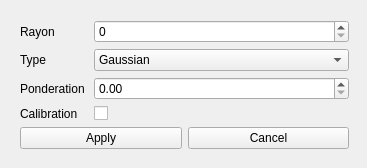
<?xml version="1.0" encoding="UTF-8"?>
<ui version="4.0">
 <class>QDynamicConfigClass</class>
 <widget class="QWidget" name="QDynamicConfigClass">
  <property name="geometry">
   <rect>
    <x>0</x>
    <y>0</y>
    <width>367</width>
    <height>168</height>
   </rect>
  </property>
  <property name="sizePolicy">
   <sizepolicy hsizetype="Fixed" vsizetype="Fixed">
    <horstretch>0</horstretch>
    <verstretch>0</verstretch>
   </sizepolicy>
  </property>
  <property name="windowTitle">
   <string>QDynamicConfig</string>
  </property>
  <widget class="QWidget" name="verticalLayoutWidget">
   <property name="geometry">
    <rect>
     <x>9</x>
     <y>9</y>
     <width>351</width>
     <height>151</height>
    </rect>
   </property>
   <layout class="QVBoxLayout" name="verticalLayout">
    <item>
     <layout class="QFormLayout" name="formLayout">
      <item row="0" column="0">
       <widget class="QLabel" name="rayonLabel">
        <property name="text">
         <string>Rayon</string>
        </property>
       </widget>
      </item>
      <item row="0" column="1">
       <widget class="QSpinBox" name="rayonSpinBox">
        <property name="maximum">
         <number>9999</number>
        </property>
       </widget>
      </item>
      <item row="1" column="0">
       <widget class="QLabel" name="typeLabel">
        <property name="text">
         <string>Type</string>
        </property>
       </widget>
      </item>
      <item row="1" column="1">
       <widget class="QComboBox" name="typeComboBox">
        <item>
         <property name="text">
          <string>Gaussian</string>
         </property>
        </item>
        <item>
         <property name="text">
          <string>Constant</string>
         </property>
        </item>
       </widget>
      </item>
      <item row="2" column="0">
       <widget class="QLabel" name="ponderationLabel">
        <property name="text">
         <string>Ponderation </string>
        </property>
       </widget>
      </item>
      <item row="2" column="1">
       <widget class="QDoubleSpinBox" name="ponderationDoubleSpinBox">
        <property name="maximum">
         <double>1.000000000000000</double>
        </property>
        <property name="singleStep">
         <double>0.100000000000000</double>
        </property>
       </widget>
      </item>
      <item row="3" column="0">
       <widget class="QLabel" name="calibrationLabel">
        <property name="text">
         <string>Calibration</string>
        </property>
       </widget>
      </item>
      <item row="3" column="1">
       <widget class="QCheckBox" name="calibrationCheckBox"/>
      </item>
     </layout>
    </item>
    <item>
     <spacer name="verticalSpacer">
      <property name="orientation">
       <enum>Qt::Vertical</enum>
      </property>
      <property name="sizeHint" stdset="0">
       <size>
        <width>20</width>
        <height>40</height>
       </size>
      </property>
     </spacer>
    </item>
    <item>
     <layout class="QHBoxLayout" name="horizontalLayout">
      <item>
       <widget class="QPushButton" name="bApply">
        <property name="text">
         <string>Apply</string>
        </property>
       </widget>
      </item>
      <item>
       <widget class="QPushButton" name="bCancel">
        <property name="text">
         <string>Cancel</string>
        </property>
       </widget>
      </item>
     </layout>
    </item>
   </layout>
  </widget>
 </widget>
 <layoutdefault spacing="6" margin="11"/>
 <resources/>
 <connections>
  <connection>
   <sender>bCancel</sender>
   <signal>clicked()</signal>
   <receiver>QDynamicConfigClass</receiver>
   <slot>close()</slot>
   <hints>
    <hint type="sourcelabel">
     <x>272</x>
     <y>146</y>
    </hint>
    <hint type="destinationlabel">
     <x>183</x>
     <y>83</y>
    </hint>
   </hints>
  </connection>
 </connections>
</ui>
